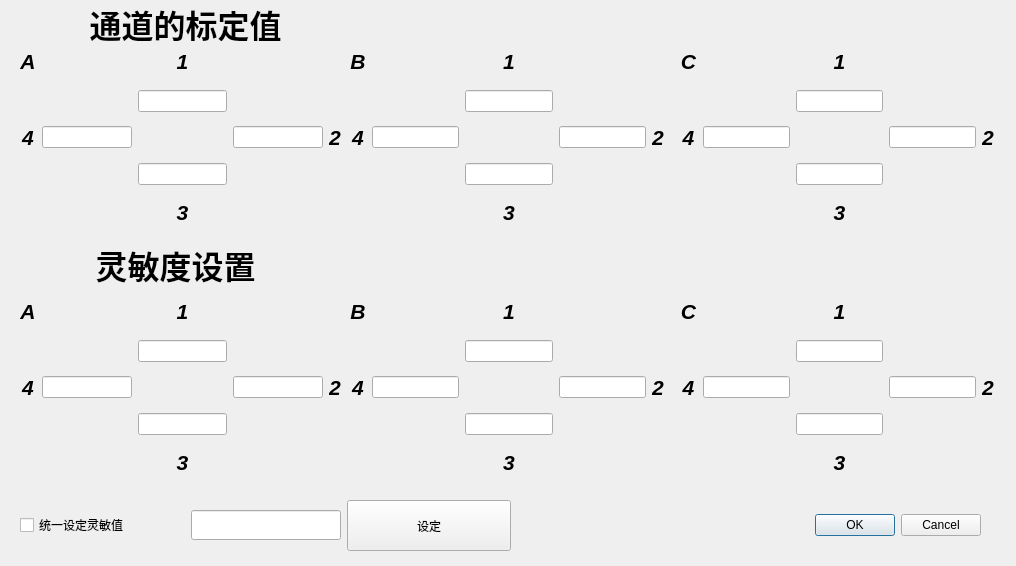
<?xml version="1.0" encoding="UTF-8"?>
<ui version="4.0">
 <class>Dialog</class>
 <widget class="QDialog" name="Dialog">
  <property name="geometry">
   <rect>
    <x>0</x>
    <y>0</y>
    <width>1016</width>
    <height>566</height>
   </rect>
  </property>
  <property name="windowTitle">
   <string>参数设置</string>
  </property>
  <widget class="QDialogButtonBox" name="buttonBox">
   <property name="geometry">
    <rect>
     <x>530</x>
     <y>490</y>
     <width>451</width>
     <height>71</height>
    </rect>
   </property>
   <property name="orientation">
    <enum>Qt::Horizontal</enum>
   </property>
   <property name="standardButtons">
    <set>QDialogButtonBox::Cancel|QDialogButtonBox::Ok</set>
   </property>
  </widget>
  <widget class="QWidget" name="gridLayoutWidget">
   <property name="geometry">
    <rect>
     <x>20</x>
     <y>40</y>
     <width>321</width>
     <height>200</height>
    </rect>
   </property>
   <layout class="QGridLayout" name="gridLayout">
    <item row="2" column="4">
     <widget class="QLabel" name="label_A1_4">
      <property name="maximumSize">
       <size>
        <width>102</width>
        <height>30</height>
       </size>
      </property>
      <property name="text">
       <string>&lt;html&gt;&lt;head/&gt;&lt;body&gt;&lt;p&gt;&lt;span style=&quot; font-size:16pt; font-weight:600; font-style:italic;&quot;&gt;2&lt;/span&gt;&lt;/p&gt;&lt;/body&gt;&lt;/html&gt;</string>
      </property>
      <property name="alignment">
       <set>Qt::AlignCenter</set>
      </property>
     </widget>
    </item>
    <item row="4" column="2">
     <widget class="QLabel" name="label_A1_8">
      <property name="maximumSize">
       <size>
        <width>102</width>
        <height>30</height>
       </size>
      </property>
      <property name="text">
       <string>&lt;html&gt;&lt;head/&gt;&lt;body&gt;&lt;p&gt;&lt;span style=&quot; font-size:16pt; font-weight:600; font-style:italic;&quot;&gt;3&lt;/span&gt;&lt;/p&gt;&lt;/body&gt;&lt;/html&gt;</string>
      </property>
      <property name="alignment">
       <set>Qt::AlignCenter</set>
      </property>
     </widget>
    </item>
    <item row="2" column="3">
     <widget class="QLineEdit" name="lineEditA2"/>
    </item>
    <item row="0" column="0">
     <widget class="QLabel" name="label_5">
      <property name="text">
       <string>&lt;html&gt;&lt;head/&gt;&lt;body&gt;&lt;p&gt;&lt;span style=&quot; font-size:16pt; font-weight:600; font-style:italic;&quot;&gt;A&lt;/span&gt;&lt;/p&gt;&lt;/body&gt;&lt;/html&gt;</string>
      </property>
      <property name="alignment">
       <set>Qt::AlignCenter</set>
      </property>
     </widget>
    </item>
    <item row="3" column="2">
     <widget class="QLineEdit" name="lineEditA3"/>
    </item>
    <item row="0" column="2">
     <widget class="QLabel" name="label_A1">
      <property name="maximumSize">
       <size>
        <width>102</width>
        <height>30</height>
       </size>
      </property>
      <property name="text">
       <string>&lt;html&gt;&lt;head/&gt;&lt;body&gt;&lt;p&gt;&lt;span style=&quot; font-size:16pt; font-weight:600; font-style:italic;&quot;&gt;1&lt;/span&gt;&lt;/p&gt;&lt;/body&gt;&lt;/html&gt;</string>
      </property>
      <property name="alignment">
       <set>Qt::AlignCenter</set>
      </property>
     </widget>
    </item>
    <item row="1" column="2">
     <widget class="QLineEdit" name="lineEditA1"/>
    </item>
    <item row="2" column="1">
     <widget class="QLineEdit" name="lineEditA4"/>
    </item>
    <item row="2" column="0">
     <widget class="QLabel" name="label_A1_19">
      <property name="maximumSize">
       <size>
        <width>102</width>
        <height>30</height>
       </size>
      </property>
      <property name="text">
       <string>&lt;html&gt;&lt;head/&gt;&lt;body&gt;&lt;p&gt;&lt;span style=&quot; font-size:16pt; font-weight:600; font-style:italic;&quot;&gt;4&lt;/span&gt;&lt;/p&gt;&lt;/body&gt;&lt;/html&gt;</string>
      </property>
      <property name="alignment">
       <set>Qt::AlignCenter</set>
      </property>
     </widget>
    </item>
   </layout>
  </widget>
  <widget class="QWidget" name="gridLayoutWidget_2">
   <property name="geometry">
    <rect>
     <x>350</x>
     <y>40</y>
     <width>314</width>
     <height>200</height>
    </rect>
   </property>
   <layout class="QGridLayout" name="gridLayout_2">
    <item row="0" column="2">
     <widget class="QLabel" name="label_A1_3">
      <property name="maximumSize">
       <size>
        <width>102</width>
        <height>30</height>
       </size>
      </property>
      <property name="text">
       <string>&lt;html&gt;&lt;head/&gt;&lt;body&gt;&lt;p&gt;&lt;span style=&quot; font-size:16pt; font-weight:600; font-style:italic;&quot;&gt;1&lt;/span&gt;&lt;/p&gt;&lt;/body&gt;&lt;/html&gt;</string>
      </property>
      <property name="alignment">
       <set>Qt::AlignCenter</set>
      </property>
     </widget>
    </item>
    <item row="2" column="4">
     <widget class="QLabel" name="label_A1_9">
      <property name="maximumSize">
       <size>
        <width>102</width>
        <height>30</height>
       </size>
      </property>
      <property name="text">
       <string>&lt;html&gt;&lt;head/&gt;&lt;body&gt;&lt;p&gt;&lt;span style=&quot; font-size:16pt; font-weight:600; font-style:italic;&quot;&gt;2&lt;/span&gt;&lt;/p&gt;&lt;/body&gt;&lt;/html&gt;</string>
      </property>
      <property name="alignment">
       <set>Qt::AlignCenter</set>
      </property>
     </widget>
    </item>
    <item row="0" column="0">
     <widget class="QLabel" name="label_6">
      <property name="text">
       <string>&lt;html&gt;&lt;head/&gt;&lt;body&gt;&lt;p&gt;&lt;span style=&quot; font-size:16pt; font-weight:600; font-style:italic;&quot;&gt;B&lt;/span&gt;&lt;/p&gt;&lt;/body&gt;&lt;/html&gt;</string>
      </property>
      <property name="alignment">
       <set>Qt::AlignCenter</set>
      </property>
     </widget>
    </item>
    <item row="2" column="3">
     <widget class="QLineEdit" name="lineEditB2"/>
    </item>
    <item row="1" column="2">
     <widget class="QLineEdit" name="lineEditB1"/>
    </item>
    <item row="2" column="1">
     <widget class="QLineEdit" name="lineEditB4"/>
    </item>
    <item row="3" column="2">
     <widget class="QLineEdit" name="lineEditB3"/>
    </item>
    <item row="4" column="2">
     <widget class="QLabel" name="label_A1_15">
      <property name="maximumSize">
       <size>
        <width>102</width>
        <height>30</height>
       </size>
      </property>
      <property name="text">
       <string>&lt;html&gt;&lt;head/&gt;&lt;body&gt;&lt;p&gt;&lt;span style=&quot; font-size:16pt; font-weight:600; font-style:italic;&quot;&gt;3&lt;/span&gt;&lt;/p&gt;&lt;/body&gt;&lt;/html&gt;</string>
      </property>
      <property name="alignment">
       <set>Qt::AlignCenter</set>
      </property>
     </widget>
    </item>
    <item row="2" column="0">
     <widget class="QLabel" name="label_A1_21">
      <property name="maximumSize">
       <size>
        <width>102</width>
        <height>30</height>
       </size>
      </property>
      <property name="text">
       <string>&lt;html&gt;&lt;head/&gt;&lt;body&gt;&lt;p&gt;&lt;span style=&quot; font-size:16pt; font-weight:600; font-style:italic;&quot;&gt;4&lt;/span&gt;&lt;/p&gt;&lt;/body&gt;&lt;/html&gt;</string>
      </property>
      <property name="alignment">
       <set>Qt::AlignCenter</set>
      </property>
     </widget>
    </item>
   </layout>
  </widget>
  <widget class="QWidget" name="gridLayoutWidget_3">
   <property name="geometry">
    <rect>
     <x>680</x>
     <y>40</y>
     <width>314</width>
     <height>200</height>
    </rect>
   </property>
   <layout class="QGridLayout" name="gridLayout_3">
    <item row="0" column="0">
     <widget class="QLabel" name="label_7">
      <property name="text">
       <string>&lt;html&gt;&lt;head/&gt;&lt;body&gt;&lt;p&gt;&lt;span style=&quot; font-size:16pt; font-weight:600; font-style:italic;&quot;&gt;C&lt;/span&gt;&lt;/p&gt;&lt;/body&gt;&lt;/html&gt;</string>
      </property>
      <property name="alignment">
       <set>Qt::AlignCenter</set>
      </property>
     </widget>
    </item>
    <item row="2" column="4">
     <widget class="QLabel" name="label_A1_11">
      <property name="maximumSize">
       <size>
        <width>102</width>
        <height>30</height>
       </size>
      </property>
      <property name="text">
       <string>&lt;html&gt;&lt;head/&gt;&lt;body&gt;&lt;p&gt;&lt;span style=&quot; font-size:16pt; font-weight:600; font-style:italic;&quot;&gt;2&lt;/span&gt;&lt;/p&gt;&lt;/body&gt;&lt;/html&gt;</string>
      </property>
      <property name="alignment">
       <set>Qt::AlignCenter</set>
      </property>
     </widget>
    </item>
    <item row="0" column="2">
     <widget class="QLabel" name="label_A1_5">
      <property name="maximumSize">
       <size>
        <width>102</width>
        <height>30</height>
       </size>
      </property>
      <property name="text">
       <string>&lt;html&gt;&lt;head/&gt;&lt;body&gt;&lt;p&gt;&lt;span style=&quot; font-size:16pt; font-weight:600; font-style:italic;&quot;&gt;1&lt;/span&gt;&lt;/p&gt;&lt;/body&gt;&lt;/html&gt;</string>
      </property>
      <property name="alignment">
       <set>Qt::AlignCenter</set>
      </property>
     </widget>
    </item>
    <item row="2" column="3">
     <widget class="QLineEdit" name="lineEditC2"/>
    </item>
    <item row="1" column="2">
     <widget class="QLineEdit" name="lineEditC1"/>
    </item>
    <item row="3" column="2">
     <widget class="QLineEdit" name="lineEditC3"/>
    </item>
    <item row="2" column="1">
     <widget class="QLineEdit" name="lineEditC4"/>
    </item>
    <item row="4" column="2">
     <widget class="QLabel" name="label_A1_17">
      <property name="maximumSize">
       <size>
        <width>102</width>
        <height>30</height>
       </size>
      </property>
      <property name="text">
       <string>&lt;html&gt;&lt;head/&gt;&lt;body&gt;&lt;p&gt;&lt;span style=&quot; font-size:16pt; font-weight:600; font-style:italic;&quot;&gt;3&lt;/span&gt;&lt;/p&gt;&lt;/body&gt;&lt;/html&gt;</string>
      </property>
      <property name="alignment">
       <set>Qt::AlignCenter</set>
      </property>
     </widget>
    </item>
    <item row="2" column="0">
     <widget class="QLabel" name="label_A1_23">
      <property name="maximumSize">
       <size>
        <width>102</width>
        <height>30</height>
       </size>
      </property>
      <property name="text">
       <string>&lt;html&gt;&lt;head/&gt;&lt;body&gt;&lt;p&gt;&lt;span style=&quot; font-size:16pt; font-weight:600; font-style:italic;&quot;&gt;4&lt;/span&gt;&lt;/p&gt;&lt;/body&gt;&lt;/html&gt;</string>
      </property>
      <property name="alignment">
       <set>Qt::AlignCenter</set>
      </property>
     </widget>
    </item>
   </layout>
  </widget>
  <widget class="QWidget" name="gridLayoutWidget_4">
   <property name="geometry">
    <rect>
     <x>680</x>
     <y>290</y>
     <width>314</width>
     <height>200</height>
    </rect>
   </property>
   <layout class="QGridLayout" name="gridLayout_4">
    <item row="3" column="2">
     <widget class="QLineEdit" name="lineEditC3_Sen"/>
    </item>
    <item row="1" column="2">
     <widget class="QLineEdit" name="lineEditC1_Sen"/>
    </item>
    <item row="2" column="1">
     <widget class="QLineEdit" name="lineEditC4_Sen"/>
    </item>
    <item row="2" column="3">
     <widget class="QLineEdit" name="lineEditC2_Sen"/>
    </item>
    <item row="0" column="2">
     <widget class="QLabel" name="label_A1_6">
      <property name="maximumSize">
       <size>
        <width>102</width>
        <height>30</height>
       </size>
      </property>
      <property name="text">
       <string>&lt;html&gt;&lt;head/&gt;&lt;body&gt;&lt;p&gt;&lt;span style=&quot; font-size:16pt; font-weight:600; font-style:italic;&quot;&gt;1&lt;/span&gt;&lt;/p&gt;&lt;/body&gt;&lt;/html&gt;</string>
      </property>
      <property name="alignment">
       <set>Qt::AlignCenter</set>
      </property>
     </widget>
    </item>
    <item row="0" column="0">
     <widget class="QLabel" name="label_8">
      <property name="text">
       <string>&lt;html&gt;&lt;head/&gt;&lt;body&gt;&lt;p&gt;&lt;span style=&quot; font-size:16pt; font-weight:600; font-style:italic;&quot;&gt;C&lt;/span&gt;&lt;/p&gt;&lt;/body&gt;&lt;/html&gt;</string>
      </property>
      <property name="alignment">
       <set>Qt::AlignCenter</set>
      </property>
     </widget>
    </item>
    <item row="2" column="4">
     <widget class="QLabel" name="label_A1_12">
      <property name="maximumSize">
       <size>
        <width>102</width>
        <height>30</height>
       </size>
      </property>
      <property name="text">
       <string>&lt;html&gt;&lt;head/&gt;&lt;body&gt;&lt;p&gt;&lt;span style=&quot; font-size:16pt; font-weight:600; font-style:italic;&quot;&gt;2&lt;/span&gt;&lt;/p&gt;&lt;/body&gt;&lt;/html&gt;</string>
      </property>
      <property name="alignment">
       <set>Qt::AlignCenter</set>
      </property>
     </widget>
    </item>
    <item row="4" column="2">
     <widget class="QLabel" name="label_A1_18">
      <property name="maximumSize">
       <size>
        <width>102</width>
        <height>30</height>
       </size>
      </property>
      <property name="text">
       <string>&lt;html&gt;&lt;head/&gt;&lt;body&gt;&lt;p&gt;&lt;span style=&quot; font-size:16pt; font-weight:600; font-style:italic;&quot;&gt;3&lt;/span&gt;&lt;/p&gt;&lt;/body&gt;&lt;/html&gt;</string>
      </property>
      <property name="alignment">
       <set>Qt::AlignCenter</set>
      </property>
     </widget>
    </item>
    <item row="2" column="0">
     <widget class="QLabel" name="label_A1_24">
      <property name="maximumSize">
       <size>
        <width>102</width>
        <height>30</height>
       </size>
      </property>
      <property name="text">
       <string>&lt;html&gt;&lt;head/&gt;&lt;body&gt;&lt;p&gt;&lt;span style=&quot; font-size:16pt; font-weight:600; font-style:italic;&quot;&gt;4&lt;/span&gt;&lt;/p&gt;&lt;/body&gt;&lt;/html&gt;</string>
      </property>
      <property name="alignment">
       <set>Qt::AlignCenter</set>
      </property>
     </widget>
    </item>
   </layout>
  </widget>
  <widget class="QWidget" name="gridLayoutWidget_5">
   <property name="geometry">
    <rect>
     <x>350</x>
     <y>290</y>
     <width>314</width>
     <height>200</height>
    </rect>
   </property>
   <layout class="QGridLayout" name="gridLayout_5">
    <item row="1" column="2">
     <widget class="QLineEdit" name="lineEditB1_Sen"/>
    </item>
    <item row="3" column="2">
     <widget class="QLineEdit" name="lineEditB3_Sen"/>
    </item>
    <item row="2" column="3">
     <widget class="QLineEdit" name="lineEditB2_Sen"/>
    </item>
    <item row="2" column="1">
     <widget class="QLineEdit" name="lineEditB4_Sen"/>
    </item>
    <item row="0" column="0">
     <widget class="QLabel" name="label_9">
      <property name="text">
       <string>&lt;html&gt;&lt;head/&gt;&lt;body&gt;&lt;p&gt;&lt;span style=&quot; font-size:16pt; font-weight:600; font-style:italic;&quot;&gt;B&lt;/span&gt;&lt;/p&gt;&lt;/body&gt;&lt;/html&gt;</string>
      </property>
      <property name="alignment">
       <set>Qt::AlignCenter</set>
      </property>
     </widget>
    </item>
    <item row="2" column="4">
     <widget class="QLabel" name="label_A1_10">
      <property name="maximumSize">
       <size>
        <width>102</width>
        <height>30</height>
       </size>
      </property>
      <property name="text">
       <string>&lt;html&gt;&lt;head/&gt;&lt;body&gt;&lt;p&gt;&lt;span style=&quot; font-size:16pt; font-weight:600; font-style:italic;&quot;&gt;2&lt;/span&gt;&lt;/p&gt;&lt;/body&gt;&lt;/html&gt;</string>
      </property>
      <property name="alignment">
       <set>Qt::AlignCenter</set>
      </property>
     </widget>
    </item>
    <item row="4" column="2">
     <widget class="QLabel" name="label_A1_16">
      <property name="maximumSize">
       <size>
        <width>102</width>
        <height>30</height>
       </size>
      </property>
      <property name="text">
       <string>&lt;html&gt;&lt;head/&gt;&lt;body&gt;&lt;p&gt;&lt;span style=&quot; font-size:16pt; font-weight:600; font-style:italic;&quot;&gt;3&lt;/span&gt;&lt;/p&gt;&lt;/body&gt;&lt;/html&gt;</string>
      </property>
      <property name="alignment">
       <set>Qt::AlignCenter</set>
      </property>
     </widget>
    </item>
    <item row="0" column="2">
     <widget class="QLabel" name="label_A1_7">
      <property name="maximumSize">
       <size>
        <width>102</width>
        <height>30</height>
       </size>
      </property>
      <property name="text">
       <string>&lt;html&gt;&lt;head/&gt;&lt;body&gt;&lt;p&gt;&lt;span style=&quot; font-size:16pt; font-weight:600; font-style:italic;&quot;&gt;1&lt;/span&gt;&lt;/p&gt;&lt;/body&gt;&lt;/html&gt;</string>
      </property>
      <property name="alignment">
       <set>Qt::AlignCenter</set>
      </property>
     </widget>
    </item>
    <item row="2" column="0">
     <widget class="QLabel" name="label_A1_22">
      <property name="maximumSize">
       <size>
        <width>102</width>
        <height>30</height>
       </size>
      </property>
      <property name="text">
       <string>&lt;html&gt;&lt;head/&gt;&lt;body&gt;&lt;p&gt;&lt;span style=&quot; font-size:16pt; font-weight:600; font-style:italic;&quot;&gt;4&lt;/span&gt;&lt;/p&gt;&lt;/body&gt;&lt;/html&gt;</string>
      </property>
      <property name="alignment">
       <set>Qt::AlignCenter</set>
      </property>
     </widget>
    </item>
   </layout>
  </widget>
  <widget class="QWidget" name="gridLayoutWidget_6">
   <property name="geometry">
    <rect>
     <x>20</x>
     <y>290</y>
     <width>321</width>
     <height>200</height>
    </rect>
   </property>
   <layout class="QGridLayout" name="gridLayout_6">
    <item row="3" column="2">
     <widget class="QLineEdit" name="lineEditA3_Sen"/>
    </item>
    <item row="2" column="3">
     <widget class="QLineEdit" name="lineEditA2_Sen"/>
    </item>
    <item row="1" column="2">
     <widget class="QLineEdit" name="lineEditA1_Sen"/>
    </item>
    <item row="2" column="1">
     <widget class="QLineEdit" name="lineEditA4_Sen"/>
    </item>
    <item row="0" column="0">
     <widget class="QLabel" name="label_10">
      <property name="text">
       <string>&lt;html&gt;&lt;head/&gt;&lt;body&gt;&lt;p&gt;&lt;span style=&quot; font-size:16pt; font-weight:600; font-style:italic;&quot;&gt;A&lt;/span&gt;&lt;/p&gt;&lt;/body&gt;&lt;/html&gt;</string>
      </property>
      <property name="alignment">
       <set>Qt::AlignCenter</set>
      </property>
     </widget>
    </item>
    <item row="0" column="2">
     <widget class="QLabel" name="label_A1_2">
      <property name="maximumSize">
       <size>
        <width>102</width>
        <height>30</height>
       </size>
      </property>
      <property name="text">
       <string>&lt;html&gt;&lt;head/&gt;&lt;body&gt;&lt;p&gt;&lt;span style=&quot; font-size:16pt; font-weight:600; font-style:italic;&quot;&gt;1&lt;/span&gt;&lt;/p&gt;&lt;/body&gt;&lt;/html&gt;</string>
      </property>
      <property name="alignment">
       <set>Qt::AlignCenter</set>
      </property>
     </widget>
    </item>
    <item row="4" column="2">
     <widget class="QLabel" name="label_A1_13">
      <property name="maximumSize">
       <size>
        <width>102</width>
        <height>30</height>
       </size>
      </property>
      <property name="text">
       <string>&lt;html&gt;&lt;head/&gt;&lt;body&gt;&lt;p&gt;&lt;span style=&quot; font-size:16pt; font-weight:600; font-style:italic;&quot;&gt;3&lt;/span&gt;&lt;/p&gt;&lt;/body&gt;&lt;/html&gt;</string>
      </property>
      <property name="alignment">
       <set>Qt::AlignCenter</set>
      </property>
     </widget>
    </item>
    <item row="2" column="4">
     <widget class="QLabel" name="label_A1_14">
      <property name="maximumSize">
       <size>
        <width>102</width>
        <height>30</height>
       </size>
      </property>
      <property name="text">
       <string>&lt;html&gt;&lt;head/&gt;&lt;body&gt;&lt;p&gt;&lt;span style=&quot; font-size:16pt; font-weight:600; font-style:italic;&quot;&gt;2&lt;/span&gt;&lt;/p&gt;&lt;/body&gt;&lt;/html&gt;</string>
      </property>
      <property name="alignment">
       <set>Qt::AlignCenter</set>
      </property>
     </widget>
    </item>
    <item row="2" column="0">
     <widget class="QLabel" name="label_A1_20">
      <property name="maximumSize">
       <size>
        <width>102</width>
        <height>30</height>
       </size>
      </property>
      <property name="text">
       <string>&lt;html&gt;&lt;head/&gt;&lt;body&gt;&lt;p&gt;&lt;span style=&quot; font-size:16pt; font-weight:600; font-style:italic;&quot;&gt;4&lt;/span&gt;&lt;/p&gt;&lt;/body&gt;&lt;/html&gt;</string>
      </property>
      <property name="alignment">
       <set>Qt::AlignCenter</set>
      </property>
     </widget>
    </item>
   </layout>
  </widget>
  <widget class="QWidget" name="horizontalLayoutWidget">
   <property name="geometry">
    <rect>
     <x>20</x>
     <y>500</y>
     <width>491</width>
     <height>51</height>
    </rect>
   </property>
   <layout class="QHBoxLayout" name="horizontalLayout">
    <item>
     <widget class="QCheckBox" name="checkBox">
      <property name="text">
       <string>统一设定灵敏值</string>
      </property>
     </widget>
    </item>
    <item>
     <widget class="QLineEdit" name="lineEdit_all_Sen">
      <property name="maximumSize">
       <size>
        <width>150</width>
        <height>30</height>
       </size>
      </property>
     </widget>
    </item>
    <item>
     <widget class="QPushButton" name="pushButton">
      <property name="maximumSize">
       <size>
        <width>200</width>
        <height>100</height>
       </size>
      </property>
      <property name="text">
       <string>设定</string>
      </property>
     </widget>
    </item>
   </layout>
  </widget>
  <widget class="QLabel" name="label_2">
   <property name="geometry">
    <rect>
     <x>60</x>
     <y>0</y>
     <width>251</width>
     <height>41</height>
    </rect>
   </property>
   <property name="text">
    <string>&lt;html&gt;&lt;head/&gt;&lt;body&gt;&lt;p&gt;&lt;span style=&quot; font-size:24pt; font-weight:600;&quot;&gt;通道的标定值&lt;/span&gt;&lt;/p&gt;&lt;/body&gt;&lt;/html&gt;</string>
   </property>
   <property name="alignment">
    <set>Qt::AlignCenter</set>
   </property>
  </widget>
  <widget class="QLabel" name="label_3">
   <property name="geometry">
    <rect>
     <x>40</x>
     <y>220</y>
     <width>271</width>
     <height>91</height>
    </rect>
   </property>
   <property name="text">
    <string>&lt;html&gt;&lt;head/&gt;&lt;body&gt;&lt;p&gt;&lt;span style=&quot; font-size:24pt; font-weight:600;&quot;&gt;灵敏度设置&lt;/span&gt;&lt;/p&gt;&lt;/body&gt;&lt;/html&gt;</string>
   </property>
   <property name="alignment">
    <set>Qt::AlignCenter</set>
   </property>
  </widget>
 </widget>
 <resources/>
 <connections>
  <connection>
   <sender>buttonBox</sender>
   <signal>accepted()</signal>
   <receiver>Dialog</receiver>
   <slot>accept()</slot>
   <hints>
    <hint type="sourcelabel">
     <x>248</x>
     <y>254</y>
    </hint>
    <hint type="destinationlabel">
     <x>157</x>
     <y>274</y>
    </hint>
   </hints>
  </connection>
  <connection>
   <sender>buttonBox</sender>
   <signal>rejected()</signal>
   <receiver>Dialog</receiver>
   <slot>reject()</slot>
   <hints>
    <hint type="sourcelabel">
     <x>316</x>
     <y>260</y>
    </hint>
    <hint type="destinationlabel">
     <x>286</x>
     <y>274</y>
    </hint>
   </hints>
  </connection>
 </connections>
</ui>
